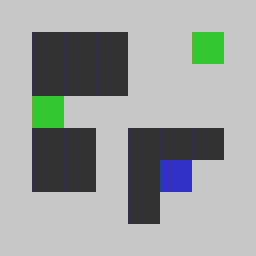

This game map was drawn from its Tiled (.tmx) file and the tilesets committed beside it. A one-line description and the full map source follow:
An orthogonal 8x8 tile map with 32x32 px tiles, 1 tile layer (Tile Layer 1).

<map version="1.10" tiledversion="1.10.1" orientation="orthogonal" renderorder="right-down" width="8" height="8" tilewidth="32" tileheight="32" infinite="0" nextlayerid="2" nextobjectid="1">
 <tileset firstgid="1" source="../BaseTileset.tsx" />
 <layer id="1" name="Tile Layer 1" width="8" height="8">
  <data encoding="csv">
5,5,5,5,5,5,5,5,
5,4,4,4,5,5,2,5,
5,4,4,4,5,5,5,5,
5,2,5,5,5,5,5,5,
5,4,4,5,4,4,4,5,
5,4,4,5,4,3,5,5,
5,5,5,5,4,5,5,5,
5,5,5,5,5,5,5,5
</data>
 </layer>
</map>
